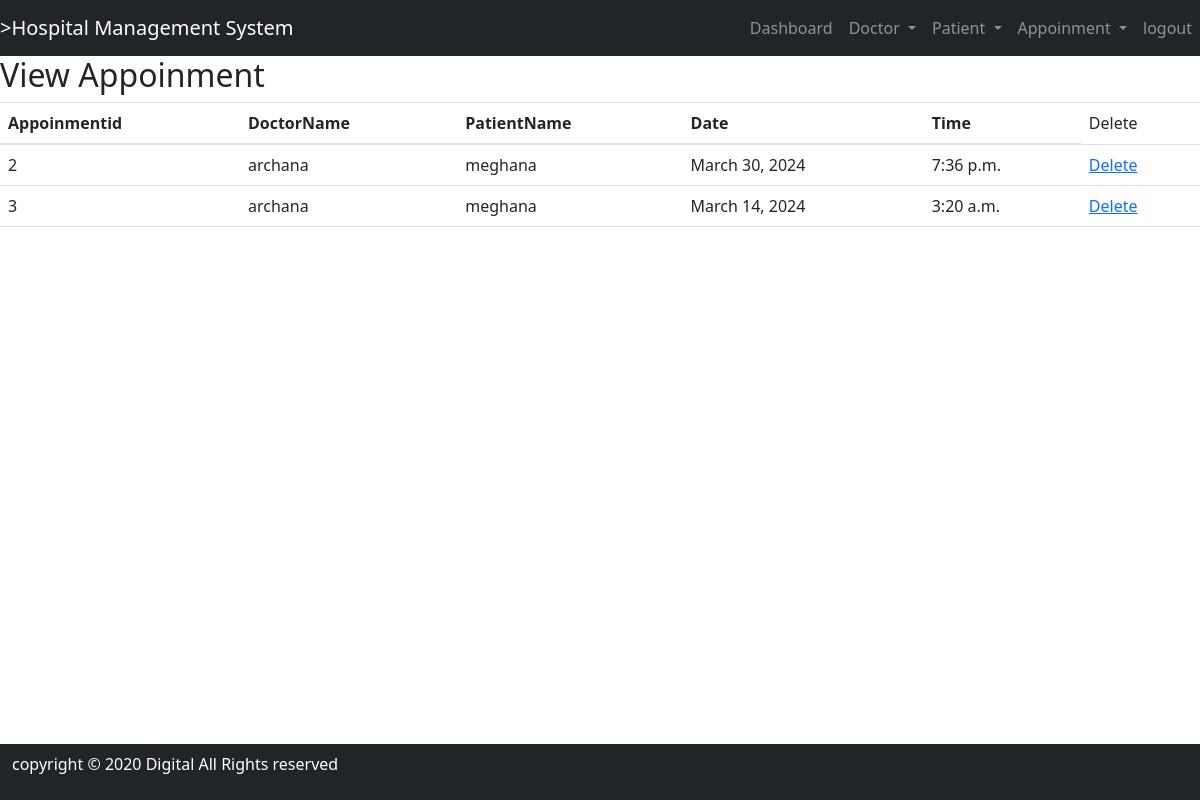
Page /view_appoinment/ (signed in) on the committed database.
### hospital/models.py (models this page shows)
class Appoinment(models.Model):
    doctor = models.CharField(max_length=50)
    patient = models.CharField(max_length=50)
    date = models.DateField()
    time = models.TimeField()

### hospital/views.py (the view)
# urls.py: path('view_appoinment/',View_Appoinment,name='view_appoinment'),
def View_Appoinment(request):
    if not request.user.is_staff:
        return redirect('login')
    doc = Appoinment.objects.all()
    d = {'doc': doc}
    return render(request, 'view_appoinment.html', d)

### hospital/templates/view_appoinment.html
{% include 'base.html' %}
{% include 'navigation.html' %}
{% block content %}
<div>
    <h2>View Appoinment</h2>
    <table id="example" class="table table-hover" style="width:100%;">
        <thead>
            <tr>
                <th>Appoinmentid</th>
                <th>DoctorName</th>
                <th>PatientName</th>
                <th>Date</th>
                <th>Time</th>
                <td>Delete</td>
            </tr>
        </thead>
        <tbody>
            {% for i in doc %}
            <tr>
                <td>{{i.id}}</td>
                <td>{{i.doctor}}</td>
                <td>{{i.patient}}</td>
                <td>{{i.date}}</td>
                <td>{{i.time}}</td>
                <td><a href ="{% url 'delete_appoinment' i.id %}" onclick="return confirm('Are you sure you want to delete?')" class="btn-btn-danger">Delete</a>
                </td>
            </tr>
            {% endfor %}
        </tbody>
    </table>
</div>
{% endblock content %}
{% include 'footer.html' %}

### rows in the picture
Appoinment: id "2", doctor "archana", patient "meghana", date "March 30, 2024", time "7:36 p.m."
Appoinment: id "3", doctor "archana", patient "meghana", date "March 14, 2024", time "3:20 a.m."
